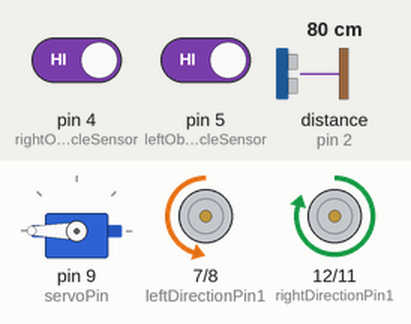
Bench run of a sketch on a simulated Arduino Uno, built with avr-gcc and run on an emulated ATmega328P. Shown: servo, motor-driver pin pairs drawn as motors (green arrow = first pin HIGH = forward, orange = second pin HIGH = backward, longer = more drive, scaled by the enable pin). Wiring (inferred from the names in the program): ultrasonic range finder: trigger pin 10; echo pin 2. Inputs (shaded band) come from the test bench; at power-on: distance to the obstacle (sensor on pin 2) 80 cm, pin 4 (rightObstacleSensor) HIGH, pin 5 (leftObstacleSensor) HIGH. The echo pulse lasts 58.3 µs per cm.

Above: at 3.28 s.
3.3 s: distance to the obstacle (sensor on pin 2) set to 13 cm
6.3 s: distance to the obstacle (sensor on pin 2) set to 10 cm
At 6.48 s:
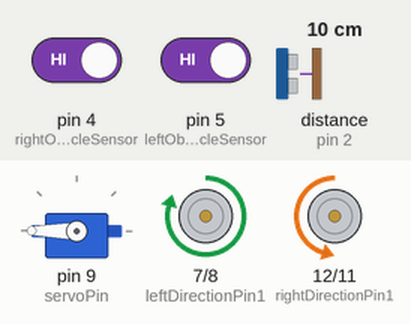
9.3 s: distance to the obstacle (sensor on pin 2) set to 18 cm
At 9.49 s:
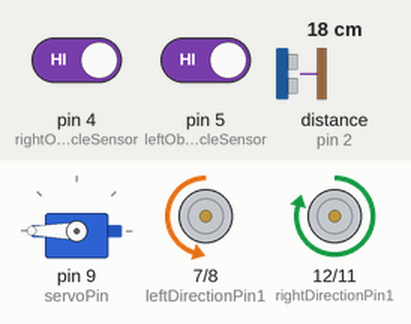
12.3 s: distance to the obstacle (sensor on pin 2) set to 2 cm
At 12.51 s:
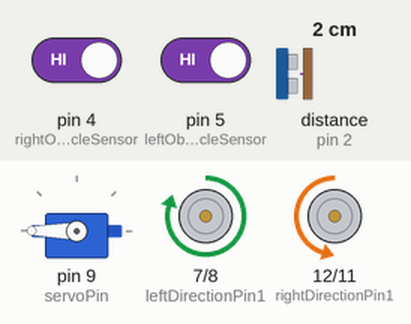
15.3 s: pin 4 (rightObstacleSensor) driven LOW and pin 5 (leftObstacleSensor) driven LOW
At 15.47 s:
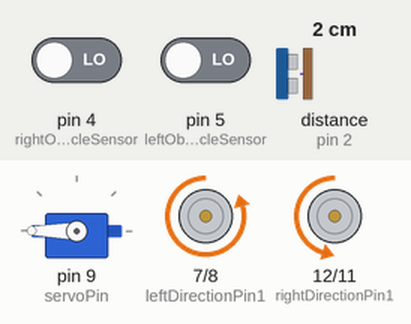
18.3 s: pin 4 (rightObstacleSensor) driven HIGH
At 18.69 s:
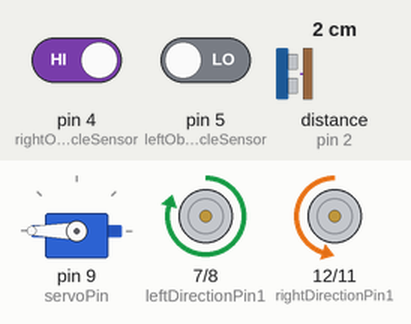
Timing chart, 0 to 21.3 s (numbered marks = the images above; inputs shaded):
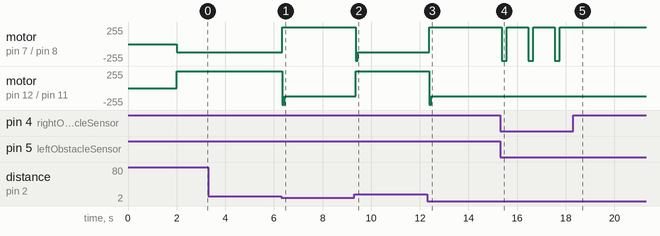

Measured:
- the behaviour switches between 12 and 11 cm on distance to the obstacle (sensor on pin 2) (found by bisection; images 0 and 1)
- after the input at 6.3 s, motor on pin 7 (leftDirectionPin1) / pin 8 (leftDirectionPin2): backward 120/255 → forward 250/255 after 0.05 s; motor on pin 12 (rightDirectionPin1) / pin 11 (rightDirectionPin2): forward 250/255 → backward 250/255 after 0.05 s, → backward 120/255 0.09 s later
- after the input at 9.3 s, motor on pin 7 (leftDirectionPin1) / pin 8 (leftDirectionPin2): forward 250/255 → backward 250/255 after 0.06 s, → backward 120/255 0.09 s later; motor on pin 12 (rightDirectionPin1) / pin 11 (rightDirectionPin2): backward 120/255 → forward 250/255 after 0.06 s
- after the input at 12.3 s, motor on pin 7 (leftDirectionPin1) / pin 8 (leftDirectionPin2): backward 120/255 → forward 250/255 after 0.08 s; motor on pin 12 (rightDirectionPin1) / pin 11 (rightDirectionPin2): forward 250/255 → backward 250/255 after 0.08 s, → backward 120/255 0.09 s later
- after the input at 15.3 s, motor on pin 7 (leftDirectionPin1) / pin 8 (leftDirectionPin2): alternates forward 250/255 for 0.89 s and backward 250/255 for 0.20 s, starting after 0.08 s
- after the input at 18.3 s, motor on pin 7 (leftDirectionPin1) / pin 8 (leftDirectionPin2): stops changing and stays forward 250/255

The sketch:

wallFollowingAlgorithmForwardCollisionDetection.ino
```cpp
//wallFollowingAlgorithmForwardCollisionDetection - continuously checks the
//distance from the side of the robot to a wall and make adjustments accordingly
//Written by Nathaniel Okunwobi

//includes the servo library in the program
#include <Servo.h>

//defining constants for pin numbers and the scan loop counter
#define rightSpeedPin 3 //pwm output for right motors for speed
#define rightDirectionPin1 12 //pin for forward direction
#define rightDirectionPin2 11 //pin for backward direction
#define leftSpeedPin 6 //pwm output for right motors for speed
#define leftDirectionPin1 7 //pin for forward direction
#define leftDirectionPin2 8 //pin for backward direction
#define LPT 1 //check that this works as expected with 1 rather than 2, then replace with a comment
#define servoPin 9 //pin for signal to servo
#define echoPin 2 //pin for signal from ultrasonic sensor
#define triggerPin 10 //pin for signal to ultrasonic to send a sound wave out
#define fastSpeed 250 //value for fast motor speed
#define speed 120 //value for slower motor speed
#define turnSpeed 200 //value for motor speed when turning
#define highBackSpeed 255 //value for high motor speed
#define lowBackSpeed 90 //value for low motor speed
#define rightObstacleSensor 4  //Right obstacle sensor to D2 (front direction is from arduino point to voltage meter)
#define leftObstacleSensor 5  //Left obstacle sensor to D3

//defining variables for different positions in front of the robot as well as the
//parameters for the detection of objects
int centerScan;
int distance;
int numCycles = 0;
const int turnTime = 90; //in miliseconds
int thereis;

//creating an object of the servo class called head
Servo head;

//functions for controlling movement of the robot
//forward() function - moves the  robot forward
void forward(void){
  digitalWrite(rightDirectionPin1, HIGH);
  digitalWrite(rightDirectionPin2,LOW);
  digitalWrite(leftDirectionPin1,HIGH);
  digitalWrite(leftDirectionPin2,LOW);
}
//left() function - turns the robot left
void left(){
  digitalWrite(rightDirectionPin1, HIGH);
  digitalWrite(rightDirectionPin2,LOW);
  digitalWrite(leftDirectionPin1,LOW);
  digitalWrite(leftDirectionPin2,HIGH);
}
//right() function - turns the robot right
void right(){
  digitalWrite(rightDirectionPin1, LOW);
  digitalWrite(rightDirectionPin2,HIGH);
  digitalWrite(leftDirectionPin1,HIGH);
  digitalWrite(leftDirectionPin2,LOW);
}
//backward() function - moves the robot backward
void backward(){
  digitalWrite(rightDirectionPin1, LOW);
  digitalWrite(rightDirectionPin2,HIGH);
  digitalWrite(leftDirectionPin1,LOW);
  digitalWrite(leftDirectionPin2,HIGH);
}
//stop() function - stops the robot
void stop(){
  digitalWrite(rightDirectionPin1, LOW);
  digitalWrite(rightDirectionPin2,LOW);
  digitalWrite(leftDirectionPin1,LOW);
  digitalWrite(leftDirectionPin2,LOW);
  setSpeed(0,0);
}
//setSpeed() function - sets the speed of the motors on left and right sides of the robot seperately
void setSpeed(int leftSpeed,int rightSpeed){
  analogWrite(leftSpeedPin,leftSpeed);
  analogWrite(rightSpeedPin,rightSpeed);
}

//watch() function - returns the calculated distance from the ultrasonic distance sensor
long watch(){
  long echoDistance;
  digitalWrite(triggerPin,LOW);
  delayMicroseconds(5);
  digitalWrite(triggerPin,HIGH);
  delayMicroseconds(15);
  digitalWrite(triggerPin,LOW);
  echoDistance = pulseIn(echoPin,HIGH);
  echoDistance = echoDistance*0.01657; //object distance in cm
  return echoDistance;
}

//wallFollow() function - repeatedly calls watch() function and makes adjustments based on what it returns
void wallFollow(){
  stop();
  int leftIRVal= digitalRead(rightObstacleSensor);
  int rightIRVal=digitalRead(leftObstacleSensor);
  long obstacleDist = watch(); //
  if(leftIRVal==LOW && rightIRVal==LOW){
    setSpeed(speed,speed);
    backward();
    delay(200);
    setSpeed(fastSpeed,speed);
    right();
    delay(800);//*3/2);
  }
  if(obstacleDist <= 10){
    setSpeed(fastSpeed,speed);
    right();
    delay(turnTime);//*3/2);
  }
  if (obstacleDist > 10){ //the robot will just stop if it is completely sure there is an obstacle ahead after 25 tests
    setSpeed(speed,fastSpeed);
    left();
    delay(turnTime);//*3/2);
  }
}
//setup() function - assigns the mode for each of the pins and starts serial communications
void setup(){
  pinMode(rightDirectionPin1, OUTPUT);
  pinMode(rightDirectionPin2, OUTPUT);
  pinMode(leftSpeedPin, OUTPUT);
  pinMode(leftDirectionPin1, OUTPUT);
  pinMode(leftDirectionPin2, OUTPUT);
  pinMode(rightSpeedPin, OUTPUT);
  stop();//stop move
  pinMode(triggerPin, OUTPUT);
  pinMode(echoPin,INPUT);
  digitalWrite(triggerPin,LOW);
  head.attach(servoPin);
  head.write(180);
  pinMode(rightObstacleSensor,INPUT);
  pinMode(leftObstacleSensor,INPUT);
  delay(2000);
  Serial.begin(9600);
}
//loop() functions - continuously runs the obstacleAvoidance() function
void loop(){
  wallFollow();
}
```
